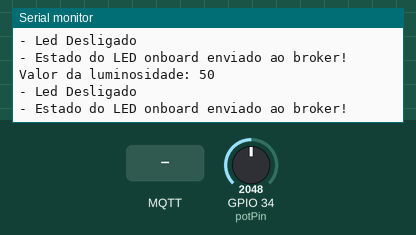
Simulated run of this sketch. Board: ESP32. Shown: the last lines printed to the serial monitor. The inputs (shaded band) are chosen by the test bench; at power-on: GPIO 34 (potPin) = 2048. WiFi joins after 1.5 s; servers stay silent unless stated; no MQTT or app messages arrive unless stated.

Above: at 9.9 s.
10.0 s: MQTT message "1" arrives on the first subscribed topic
12.2 s: MQTT message "on" arrives on the first subscribed topic
14.2 s: MQTT message "off" arrives on the first subscribed topic
16.2 s: GPIO 34 (potPin) set to 2866
At 17.5 s:
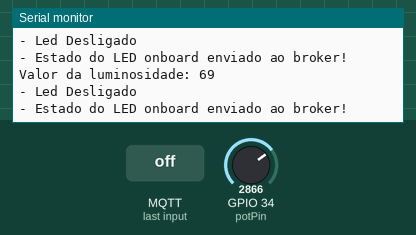
17.7 s: GPIO 34 (potPin) set to 3603
At 18.6 s:
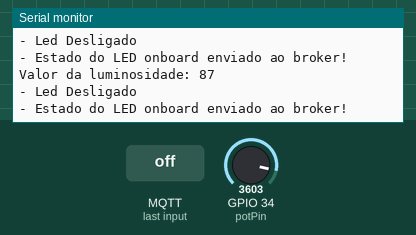
Timing chart, 0 to 20.2 s (numbered marks = the images above; inputs shaded):
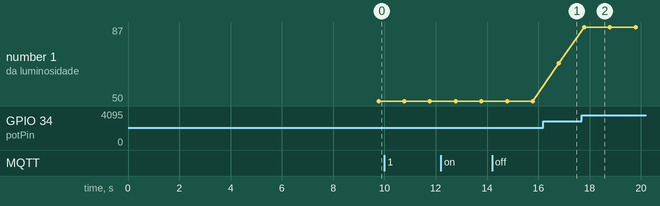

Measured:
- after the input at 16.2 s, the serial monitor: prints a new line after 0.59 s (image 1)
- after the input at 17.7 s, the serial monitor: prints a new line after 0.09 s (image 2)
- plotted number 1: 50 → 69 after the input at 16.2 s, 69 → 87 after the input at 17.7 s

The sketch:

LDR_IoT.ino
```cpp
#include <WiFi.h>              // Biblioteca para conexão Wi-Fi
#include <PubSubClient.h>      // Biblioteca para comunicação MQTT

// ==================== Configurações padrão ====================
// Esses valores podem ser alterados se necessário
const char* default_SSID = "Wokwi-GUEST";         // Nome da rede Wi-Fi
const char* default_PASSWORD = "";                // Senha da rede Wi-Fi
const char* default_BROKER_MQTT = "20.151.77.156"; // Endereço IP do Broker MQTT
const int default_BROKER_PORT = 1883;             // Porta usada para comunicação MQTT
const char* default_TOPICO_SUBSCRIBE = "/TEF/lamp101/cmd";   // Tópico usado para receber comandos
const char* default_TOPICO_PUBLISH_1 = "/TEF/lamp101/attrs"; // Tópico usado para enviar estado do LED
const char* default_TOPICO_PUBLISH_2 = "/TEF/lamp101/attrs/l"; // Tópico usado para enviar luminosidade
const char* default_ID_MQTT = "fiware_101";       // ID do cliente MQTT
const int default_D4 = 2;                         // Pino do LED onboard do ESP32 (GPIO2)

// Prefixo usado para formar os tópicos de comando (on/off)
const char* topicPrefix = "lamp101";

// ==================== Variáveis editáveis (baseadas nos defaults) ====================
char* SSID = const_cast<char*>(default_SSID);
char* PASSWORD = const_cast<char*>(default_PASSWORD);
char* BROKER_MQTT = const_cast<char*>(default_BROKER_MQTT);
int BROKER_PORT = default_BROKER_PORT;
char* TOPICO_SUBSCRIBE = const_cast<char*>(default_TOPICO_SUBSCRIBE);
char* TOPICO_PUBLISH_1 = const_cast<char*>(default_TOPICO_PUBLISH_1);
char* TOPICO_PUBLISH_2 = const_cast<char*>(default_TOPICO_PUBLISH_2);
char* ID_MQTT = const_cast<char*>(default_ID_MQTT);
int D4 = default_D4;

// Objetos responsáveis pela conexão Wi-Fi e MQTT
WiFiClient espClient;
PubSubClient MQTT(espClient);

// Variável que guarda o estado atual do LED ('0' = desligado, '1' = ligado)
char EstadoSaida = '0';

// ==================== Funções de inicialização ====================

// Inicia a comunicação serial (para debug via Serial Monitor)
void initSerial() {
    Serial.begin(115200);
}

// Conecta à rede Wi-Fi, exibindo mensagens no Serial Monitor
void initWiFi() {
    delay(10);
    Serial.println("------Conexao WI-FI------");
    Serial.print("Conectando-se na rede: ");
    Serial.println(SSID);
    Serial.println("Aguarde");
    reconectWiFi(); // Garante conexão
}

// Configura o cliente MQTT (servidor e função callback para mensagens recebidas)
void initMQTT() {
    MQTT.setServer(BROKER_MQTT, BROKER_PORT);
    MQTT.setCallback(mqtt_callback);
}

// ==================== Funções principais do Arduino ====================

// Setup: executa apenas 1 vez no início
void setup() {
    InitOutput();   // Pisca o LED para indicar inicialização
    initSerial();   // Inicia comunicação serial
    initWiFi();     // Conecta ao Wi-Fi
    initMQTT();     // Conecta ao broker MQTT
    delay(5000);
    MQTT.publish(TOPICO_PUBLISH_1, "s|on"); // Envia mensagem inicial ao broker
}

// Loop principal: executa repetidamente
void loop() {
    VerificaConexoesWiFIEMQTT(); // Mantém conexões ativas
    EnviaEstadoOutputMQTT();     // Publica estado do LED
    handleLuminosity();          // Lê e publica luminosidade
    MQTT.loop();                 // Processa mensagens MQTT recebidas
}

// ==================== Conexão Wi-Fi ====================

// Tenta reconectar ao Wi-Fi se não estiver conectado
void reconectWiFi() {
    if (WiFi.status() == WL_CONNECTED)
        return; // Já conectado → não faz nada

    WiFi.begin(SSID, PASSWORD); // Inicia conexão
    while (WiFi.status() != WL_CONNECTED) {
        delay(100);
        Serial.print("."); // Aguarda conexão (imprime progresso)
    }

    // Mostra dados da conexão no Serial Monitor
    Serial.println();
    Serial.println("Conectado com sucesso na rede ");
    Serial.print(SSID);
    Serial.println("IP obtido: ");
    Serial.println(WiFi.localIP());

    // Garante que o LED comece desligado
    digitalWrite(D4, LOW);
}

// ==================== Callback MQTT ====================
// Executada automaticamente quando chega uma mensagem MQTT
void mqtt_callback(char* topic, byte* payload, unsigned int length) {
    String msg;
    for (int i = 0; i < length; i++) {
        msg += (char)payload[i]; // Constrói a mensagem recebida
    }
    Serial.print("- Mensagem recebida: ");
    Serial.println(msg);

    // Formata as mensagens esperadas
    String onTopic = String(topicPrefix) + "@on|";
    String offTopic = String(topicPrefix) + "@off|";

    // Liga o LED se a mensagem for "on"
    if (msg.equals(onTopic)) {
        digitalWrite(D4, HIGH);
        EstadoSaida = '1';
    }

    // Desliga o LED se a mensagem for "off"
    if (msg.equals(offTopic)) {
        digitalWrite(D4, LOW);
        EstadoSaida = '0';
    }
}

// ==================== Verificação das conexões ====================
void VerificaConexoesWiFIEMQTT() {
    if (!MQTT.connected())
        reconnectMQTT(); // Reconecta ao broker se necessário
    reconectWiFi();      // Reconecta ao Wi-Fi se necessário
}

// ==================== Envio do estado do LED ====================
void EnviaEstadoOutputMQTT() {
    if (EstadoSaida == '1') {
        MQTT.publish(TOPICO_PUBLISH_1, "s|on");
        Serial.println("- Led Ligado");
    }
    if (EstadoSaida == '0') {
        MQTT.publish(TOPICO_PUBLISH_1, "s|off");
        Serial.println("- Led Desligado");
    }
    Serial.println("- Estado do LED onboard enviado ao broker!");
    delay(1000); // Evita flood de mensagens
}

// ==================== Inicialização do LED (efeito de piscar) ====================
void InitOutput() {
    pinMode(D4, OUTPUT);
    digitalWrite(D4, HIGH);
    boolean toggle = false;

    // Pisca o LED 10 vezes para indicar inicialização
    for (int i = 0; i <= 10; i++) {
        toggle = !toggle;
        digitalWrite(D4, toggle);
        delay(200);
    }
}

// ==================== Reconexão ao broker MQTT ====================
void reconnectMQTT() {
    while (!MQTT.connected()) {
        Serial.print("* Tentando se conectar ao Broker MQTT: ");
        Serial.println(BROKER_MQTT);

        // Tenta conectar
        if (MQTT.connect(ID_MQTT)) {
            Serial.println("Conectado com sucesso ao broker MQTT!");
            MQTT.subscribe(TOPICO_SUBSCRIBE); // Escuta comandos
        } else {
            Serial.println("Falha ao reconectar no broker.");
            Serial.println("Haverá nova tentativa de conexão em 2s");
            delay(2000);
        }
    }
}

// ==================== Leitura de luminosidade ====================
// Lê o valor analógico de um potenciômetro/sensor no pino 34 e converte para %
void handleLuminosity() {
    const int potPin = 34; // Pino analógico usado
    int sensorValue = analogRead(potPin); // Lê valor bruto (0–4095)
    int luminosity = map(sensorValue, 0, 4095, 0, 100); // Converte para escala 0–100%

    // Monta e envia a mensagem
    String mensagem = String(luminosity);
    Serial.print("Valor da luminosidade: ");
    Serial.println(mensagem.c_str());
    MQTT.publish(TOPICO_PUBLISH_2, mensagem.c_str());
}
```
